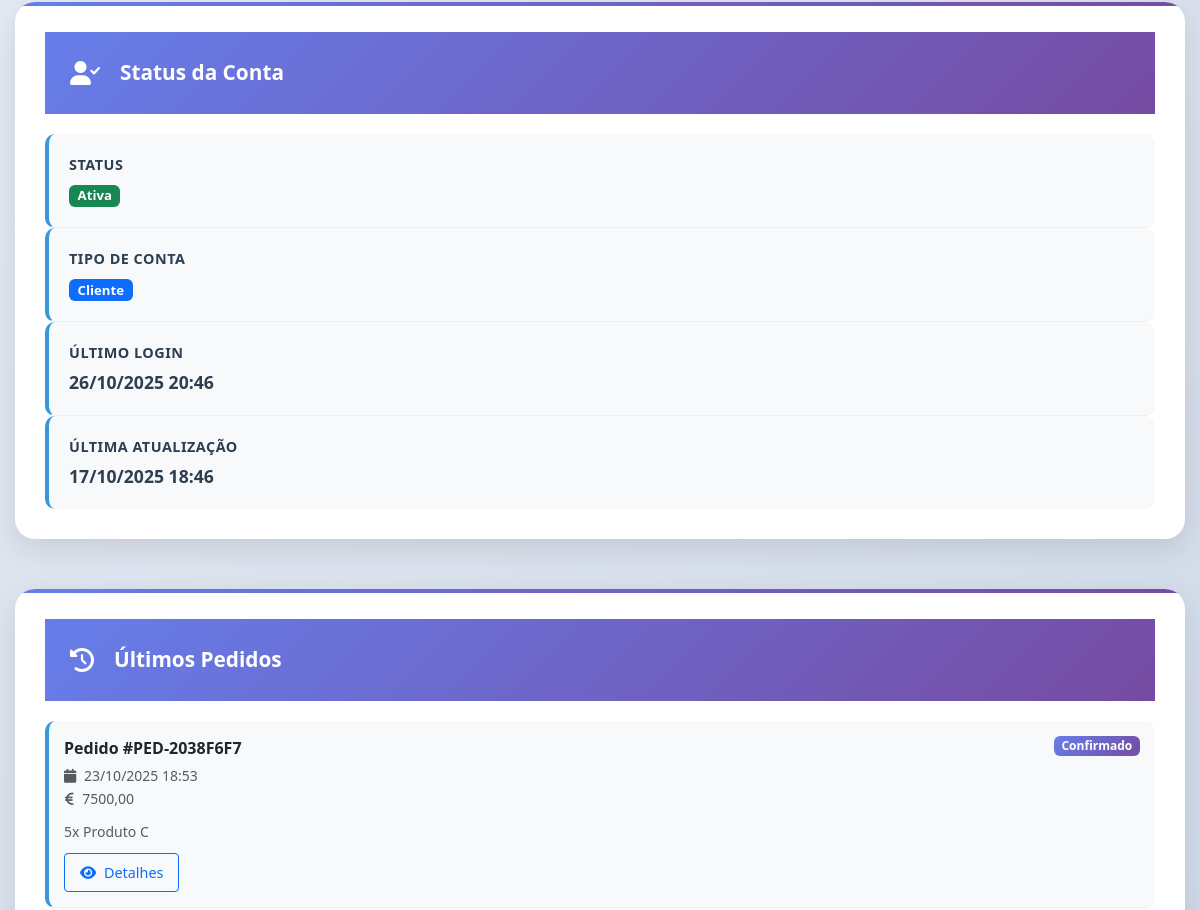
/register/perfil/ (signed in, middle part), run on an earlier commit of the app's database.
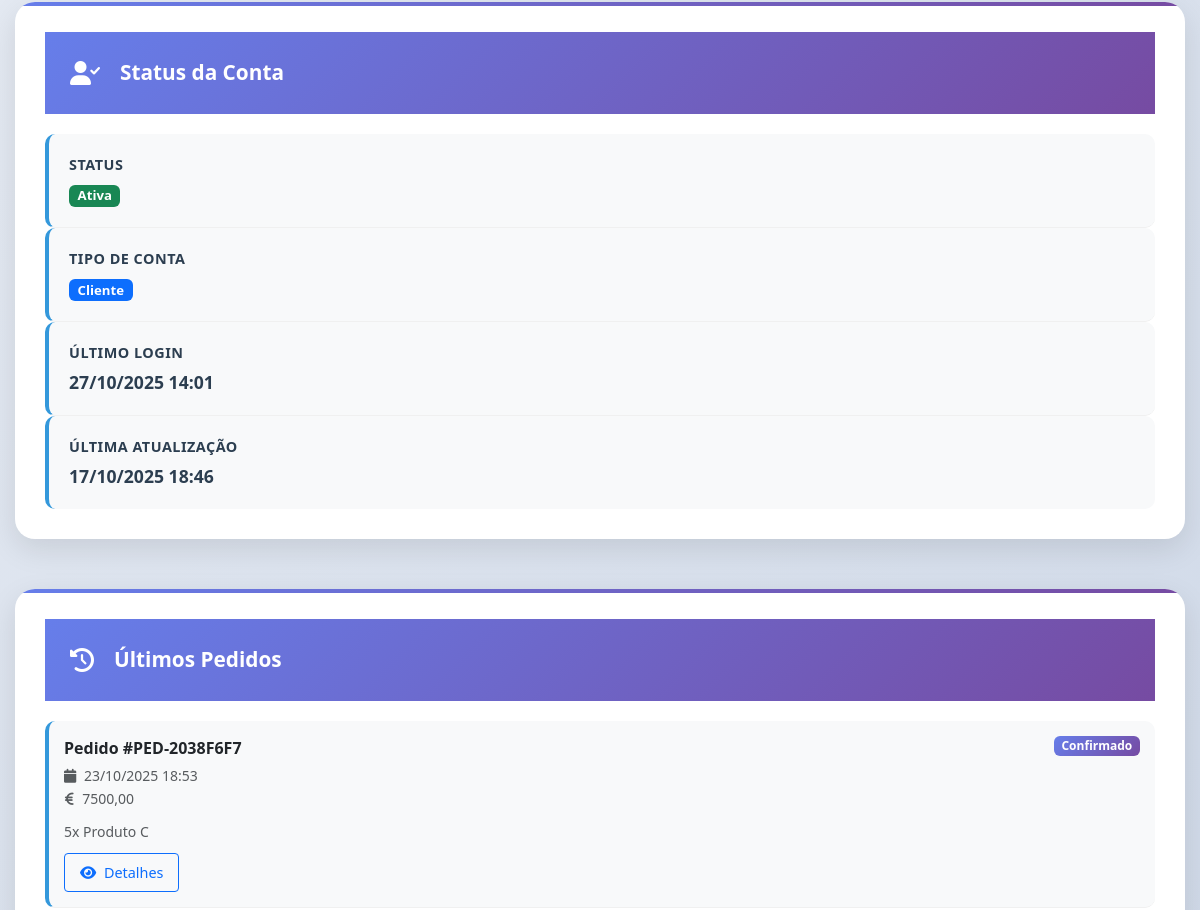
And on a later commit of the database.
### conta/models.py (models this page shows, shortened)
class Usuario(AbstractUser):
    username = models.CharField(
        max_length=150,
        unique=True,
        blank=True,
        null=True
    )
    email = models.EmailField('E-mail', unique=True)
    nome = models.CharField('Nome Completo', max_length=100)
    telemovel = models.CharField('Telemóvel', max_length=15, blank=True, null=True)
    cpf = models.CharField('CPF', max_length=14, unique=True)
    data_nascimento = models.DateField('Data de Nascimento', blank=True, null=True)
    bairro = models.CharField('Bairro', max_length=100, blank=True, null=True)
    cidade = models.CharField('Cidade', max_length=100, blank=True, null=True)
    provincia = models.CharField('Província', max_length=50, blank=True, null=True)
    municipio = models.CharField('Município', max_length=50, blank=True, null=True)
    foto_perfil = models.ImageField(
        'Foto de Perfil',
        upload_to='avatars/%Y/%m/%d/',
        blank=True,
        null=True
    )
    data_criacao = models.DateTimeField('Data de Criação', default=timezone.now)
    data_atualizacao = models.DateTimeField('Data de Atualização', auto_now=True)
    USERNAME_FIELD = 'email'
    REQUIRED_FIELDS = ['nome', 'cpf', 'username']
    class Meta:
        verbose_name = 'Usuário'
        verbose_name_plural = 'Usuários'
        db_table = 'conta_usuario'

### conta/views.py (the view)
# urls.py: path('perfil/', views.perfil, name='perfil'),
@login_required
@cache_page(60 * 15)  # 15 minutos de cache para perfil
@vary_on_cookie
def perfil(request):
    usuario = request.user
    from django.core.cache import cache
    cache_key = f"perfil_data_user_{usuario.id}"
    perfil_data = cache.get(cache_key)
    if perfil_data is None:
        ultimos_pedidos = PedidoEntrega.objects.filter(
            carrinho__usuario=usuario
        ).select_related('carrinho').prefetch_related('carrinho__itens__produto').order_by('-data_solicitacao')[:3]
        total_pedidos = PedidoEntrega.objects.filter(
            carrinho__usuario=usuario
        ).count()
        pedidos_entregues = PedidoEntrega.objects.filter(
            carrinho__usuario=usuario,
            estado='entregue'
        ).count()
        total_gasto = 0
        for pedido in ultimos_pedidos:
            if hasattr(pedido.carrinho, 'total'):
                total_gasto += pedido.carrinho.total
            else:
                total_gasto += sum(item.subtotal for item in pedido.carrinho.itens.all())
        perfil_data = {
            'ultimos_pedidos': ultimos_pedidos,
            'total_pedidos': total_pedidos,
            'pedidos_entregues': pedidos_entregues,
            'total_gasto': total_gasto,
        }
        cache.set(cache_key, perfil_data, 60 * 15)
    context = {
        'usuario': usuario,
        **perfil_data
    }
    return render(request, 'perfil.html', context)

### carinho/models.py (called while the page is built)
    @property
    def total_itens(self):
        cache_key = f'carrinho_{self.id}_total_itens'
        total = cache.get(cache_key)
        if total is None:
            total = self.itens.aggregate(total=models.Sum('quantidade'))['total'] or 0
            cache.set(cache_key, total, 300)  # 5 minutos
        return total

    @property
    def subtotal(self):
        cache_key = f'carrinho_{self.id}_subtotal'
        subtotal_cache = cache.get(cache_key)
        if subtotal_cache is None:
            subtotal_cache = sum(item.subtotal for item in self.itens.all())
            cache.set(cache_key, subtotal_cache, 300)  # 5 minutos
        return subtotal_cache

    @property
    def taxa_entrega(self):
        cache_key = f'carrinho_{self.id}_taxa_entrega'
        taxa = cache.get(cache_key)
        if taxa is None:
            if self.subtotal >= Decimal('5000.00'):
                taxa = Decimal('0.00')
            else:
                taxa = Decimal('1000.00')
            cache.set(cache_key, taxa, 300)  # 5 minutos
        return taxa

### conta/templates/perfil.html (shortened to what the changed rows need)
<!DOCTYPE html>
{% load static %}
{% load cache %}
<html lang="pt-br">
<head>
    <link rel="preload" href="https://cdn.jsdelivr.net/npm/bootstrap@5.3.0/dist/css/bootstrap.min.css" as="style" onload="this.onload=null;this.rel='stylesheet'">
    <link rel="preload" href="https://cdnjs.cloudflare.com/ajax/libs/font-awesome/6.0.0/css/all.min.css" as="style" onload="this.onload=null;this.rel='stylesheet'">
    <link rel="preload" href="https://unpkg.com/aos@2.3.1/dist/aos.css" as="style" onload="this.onload=null;this.rel='stylesheet'">
    {% cache 86400 css_per %}
    <link href="{% static 'css/per.css' %}" rel="stylesheet">
    {% endcache %}
</head>
<body>
    <div class="main-container">
        <div class="content-grid">
            <div class="sidebar-content">
                {% cache 300 account_status request.user.id %}
                <div class="info-card" data-aos="fade-left" data-aos-delay="300">
                    <div class="info-item">
                        <div class="info-label">Último Login</div>
                        <div class="info-value">
                            {% if usuario.last_login %}
                                {{ usuario.last_login|date:"d/m/Y H:i" }}
                            {% else %}
                                <span class="empty-field">Primeiro acesso</span>
                            {% endif %}
                        </div>
                    </div>
                    <div class="info-item">
                        <div class="info-label">Última Atualização</div>
                        <div class="info-value">{{ usuario.data_atualizacao|date:"d/m/Y H:i" }}</div>
                    </div>
                </div>
                {% endcache %}
            </div>
        </div>
    </div>
</body>
</html>

What changed in the data, as far as the page shows it:
changed Usuario: last_login "26/10/2025 20:46" → "27/10/2025 14:01"
